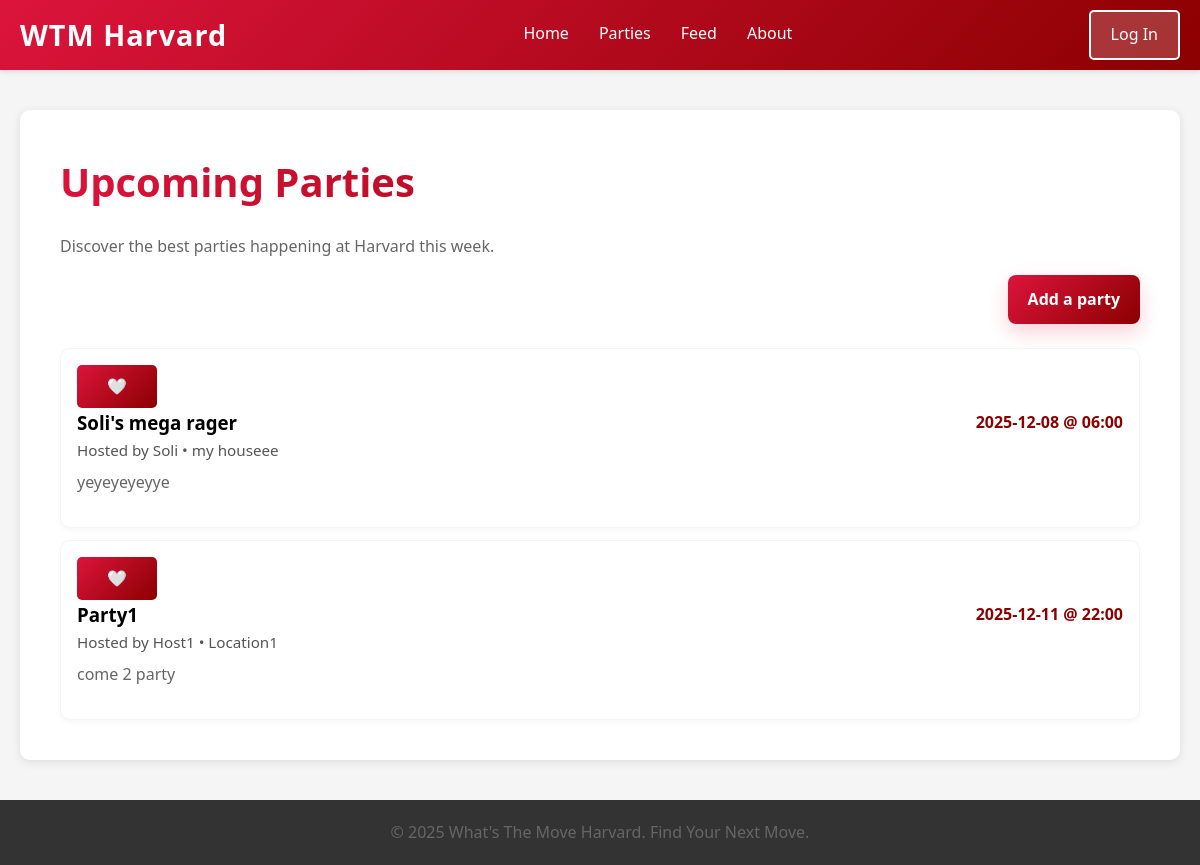
/list, run on an earlier commit of the app's database.
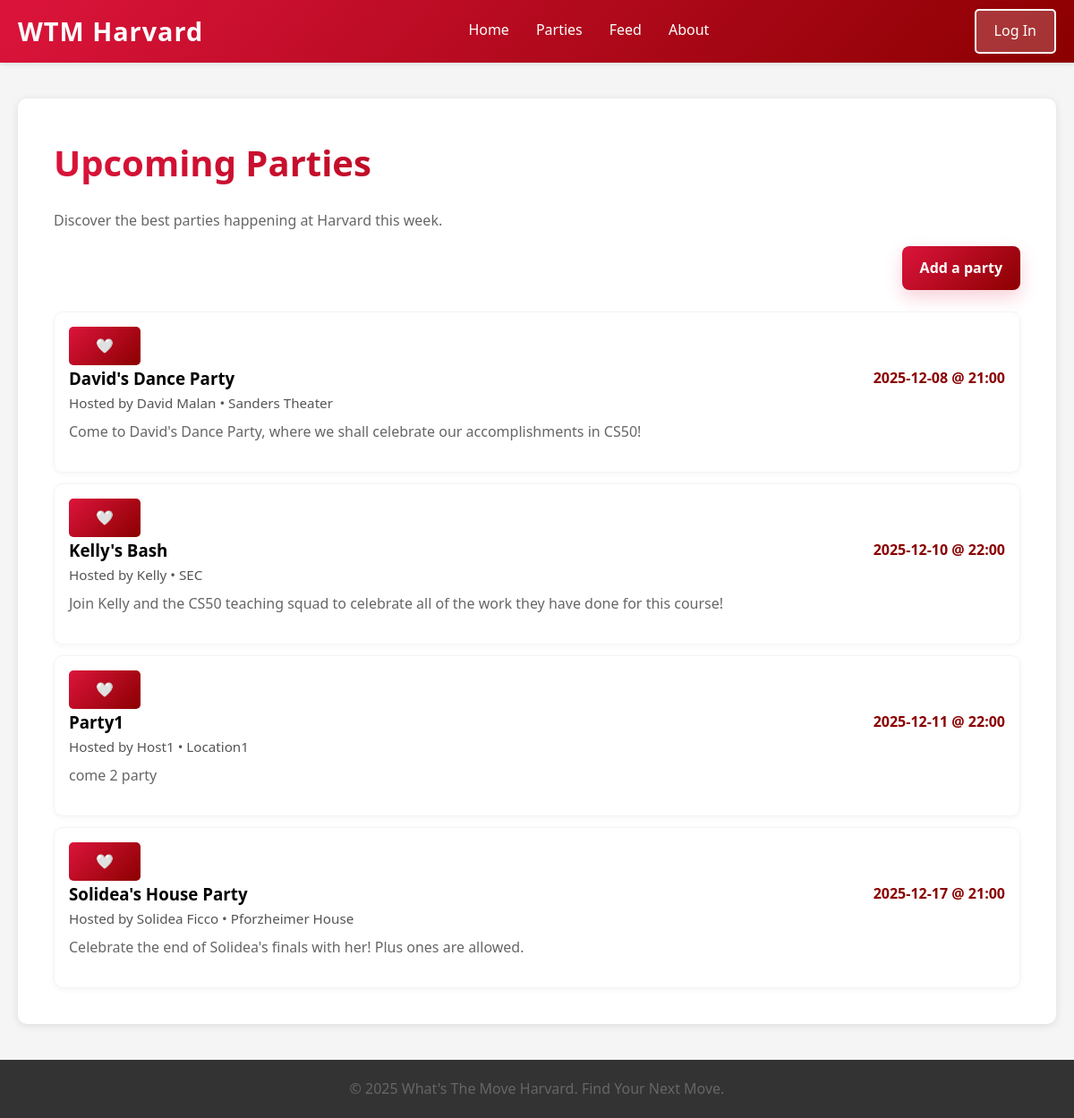
And on a later commit of the database.
### tables this page shows
CREATE TABLE parties (id INTEGER PRIMARY KEY AUTOINCREMENT, user_id INTEGER NOT NULL, host_name TEXT NOT NULL, party_name TEXT NOT NULL, location TEXT NOT NULL, date TEXT NOT NULL, time TEXT NOT NULL, description TEXT, created_at TIMESTAMP DEFAULT CURRENT_TIMESTAMP, FOREIGN KEY (user_id) REFERENCES users(id));

### app.py (the view)
@app.route('/list')
def list_page():
    user = current_user()
    conn = get_db_connection()
    parties = conn.execute(
        """
        SELECT p.id,
               p.party_name,
               p.location,
               p.date,
               p.time,
               p.description,
               p.host_name,
               p.created_at,
               u.username AS created_by
        FROM parties p
        JOIN users u ON p.user_id = u.id
        ORDER BY p.date, p.time
        """
    ).fetchall()
    conn.close()
    user_wishlist = get_user_wishlist_ids(user['id']) if user else set()
    return render_template('list.html', parties=parties, user=user, user_wishlist=user_wishlist)

### app.py (called while the page is built)
def get_db_connection():
    conn = sqlite3.connect(DATABASE)
    conn.row_factory = sqlite3.Row
    return conn

def current_user():
    if 'user_id' in session:
        return {'id': session['user_id'], 'email': session.get('user')}
    return None

### templates/list.html (shortened to what this page needs)
{% extends "template.html" %}
{% block content %}
<div class="container">
    <h1>Upcoming Parties</h1>
    <p>Discover the best parties happening at Harvard this week.</p>
    <div class="list-actions">
        <a class="btn primary" href="/add">Add a party</a>
    </div>
    <div class="party-list">
        {% if parties and parties|length > 0 %}
            {% for party in parties %}
            <div class="party-card">
                <button
                    class="wishlist-btn"
                    data-party-id="{{ party.id }}"
                >
                    {% if user_wishlist and party.id in user_wishlist %}
                        ❤️
                    {% else %}
                        🤍
                    {% endif %}
                </button>
                <a class="party-card-link" href="/party/{{ party['id'] }}">
                    <div class="party-card-header">
                        <h3>{{ party['party_name'] }}</h3>
                        <div class="party-date">{{ party['date'] }} @ {{ party['time'] }}</div>
                    </div>
                    <p class="party-meta">Hosted by {{ party['host_name'] }} • {{ party['location'] }}</p>
                    {% if party['description'] %}
                    <p>{{ party['description'] }}</p>
                    {% endif %}
                </a>
            </div>
            {% endfor %}
        {% else %}
            <p>No parties have been added yet.</p>
        {% endif %}
    </div>
</div>
{% endblock %}

### templates/template.html (shortened to what this page needs)
<!DOCTYPE html>
<html lang="en">
<head>
    <link rel="stylesheet" href="{{ url_for('static', filename='style.css') }}">
</head>
<body>
    <nav class="navbar">
        <div class="nav-container">
            <a href="/" class="nav-logo">WTM Harvard</a>
            <ul class="nav-menu">
                <li class="nav-item">
                    <a href="/" class="nav-link">Home</a>
                </li>
                <li class="nav-item">
                    <a href="/list" class="nav-link">Parties</a>
                </li>
                <li class="nav-item">
                    <a href="/feed" class="nav-link">Feed</a>
                </li>
                <li class="nav-item">
                    <a href="/about" class="nav-link">About</a>
                </li>
            </ul>
            {% if session.get('user') %}
            <div class="nav-auth">
                <span class="nav-user">{{ session.get('username', session.get('user')) }}</span>
                <a href="/settings" class="nav-settings">Settings</a>
                <a href="/logout" class="nav-login">Log Out</a>
            </div>
            {% else %}
            <a href="/login" class="nav-login">Log In</a>
            {% endif %}
        </div>
    </nav>
    <main class="content">
        {% block content %}{% endblock %}
    </main>
    <footer class="footer">
        <p>&copy; 2025 What's The Move Harvard. Find Your Next Move.</p>
    </footer>
</body>
</html>

### static/style.css (style rules this page uses)
* { margin: 0; padding: 0; box-sizing: border-box; }
body { font-family: 'Segoe UI', Tahoma, Geneva, Verdana, sans-serif; background-color: #f5f5f5; line-height: 1.6; }
.navbar { background: linear-gradient(135deg, #dc143c 0%, #8b0000 100%); padding: 0; position: sticky; top: 0; z-index: 100; box-shadow: 0 2px 5px rgba(0, 0, 0, 0.1); }
.nav-container { max-width: 1200px; margin: 0 auto; padding: 0 20px; display: flex; justify-content: space-between; align-items: center; height: 70px; }
.nav-logo { color: white; font-size: 1.8rem; font-weight: bold; text-decoration: none; transition: color 0.3s ease; letter-spacing: 1px; }
.nav-menu { display: flex; list-style: none; gap: 30px; }
.nav-item { height: 70px; display: flex; align-items: center; }
.nav-link { color: white; text-decoration: none; font-size: 1rem; padding: 0.5rem 0; border-bottom: 3px solid transparent; transition: border-bottom 0.3s ease; }
.nav-login { color: white; text-decoration: none; font-size: 1rem; padding: 10px 20px; background: rgba(255, 255, 255, 0.2); border: 2px solid white; border-radius: 5px; transition: all 0.3s ease; }
.content { max-width: 1200px; margin: 40px auto; padding: 0 20px; min-height: calc(100vh - 200px); }
.footer { background: #333; color: white; text-align: center; padding: 20px; margin-top: 40px; }
.footer p { margin: 0; }
.container { background: white; padding: 40px; border-radius: 10px; box-shadow: 0 2px 10px rgba(0, 0, 0, 0.1); }
h1 { color: #333; margin-bottom: 20px; font-size: 2.5rem; background: linear-gradient(135deg, #dc143c 0%, #8b0000 100%); -webkit-background-clip: text; -webkit-text-fill-color: transparent; background-clip: text; }
p { color: #666; font-size: 1rem; margin-bottom: 15px; }
button { background: linear-gradient(135deg, #dc143c 0%, #8b0000 100%); color: white; border: none; padding: 12px 30px; border-radius: 5px; font-size: 1rem; cursor: pointer; transition: all 0.3s ease; }
.btn { display: inline-block; padding: 12px 20px; border-radius: 8px; font-weight: 700; text-decoration: none; transition: transform 0.2s ease, box-shadow 0.2s ease, background 0.3s ease, color 0.3s ease; }
.btn.primary { background: linear-gradient(135deg, #dc143c 0%, #8b0000 100%); color: white; box-shadow: 0 8px 20px rgba(220, 20, 60, 0.2); }
.party-list { margin-top: 24px; display: flex; flex-direction: column; gap: 12px; }
.party-card { padding: 16px; border: 1px solid #f1f5f9; border-radius: 10px; background: white; box-shadow: 0 2px 6px rgba(0, 0, 0, 0.04); }
.party-card-link { text-decoration: none; color: inherit; }
.party-card-header { display: flex; justify-content: space-between; align-items: center; gap: 12px; }
.party-date { font-weight: 700; color: #8b0000; }
.party-meta { font-size: 0.95rem; color: #555; margin-bottom: 8px; }
.list-actions { margin: 12px 0; display: flex; justify-content: flex-end; }

What changed in the data, as far as the page shows it:
removed parties: party_name "Soli's mega rager", date "2025-12-08", time "06:00", host_name "Soli", location "my houseee", description "yeyeyeyeyye"
added parties: party_name "David's Dance Party", date "2025-12-08", time "21:00", host_name "David Malan", location "Sanders Theater", description "Come to David's Dance Party, where we shall celebrate our accomplishments in CS50!"
added parties: party_name "Kelly's Bash", date "2025-12-10", time "22:00", host_name "Kelly", location "SEC", description "Join Kelly and the CS50 teaching squad to celebrate all of the work they have done for this course!"
added parties: party_name "Solidea's House Party", date "2025-12-17", time "21:00", host_name "Solidea Ficco", location "Pforzheimer House", description "Celebrate the end of Solidea's finals with her! Plus ones are allowed."
